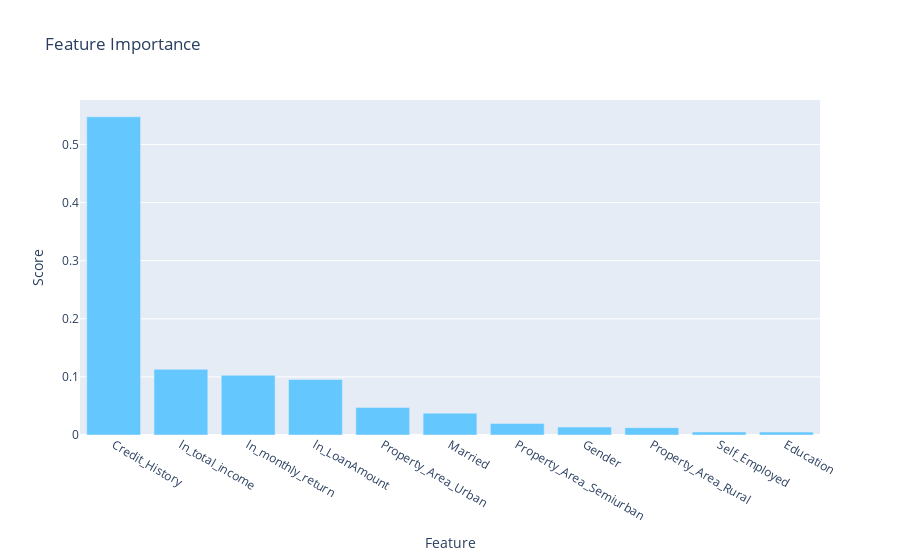

Notebook code for this chart:
### Code cell
# display results with plotly
trace0 = go.Bar(x= fi_df.index,
                y= fi_df['fi'].values,
                marker=dict(color='rgb(100,200,300)'))

# now the layout
layout=go.Layout(title='Feature Importance',
                   xaxis= dict(title='Feature'),
                   yaxis=dict(title='Score'))
# bind using go.Figure
fig = go.Figure(data=[trace0], layout=layout)
fig

### Figure 1 — Plotly figure (JSON) as saved in the notebook; plotly's stock layout.template omitted (floating-point values rounded to 4 significant figures)
{"data": [{"marker": {"color": "rgb(100,200,300)"}, "type": "bar", "x": ["Credit_History", "ln_total_income", "ln_monthly_return", "ln_LoanAmount", "Property_Area_Urban", "Married", "Property_Area_Semiurban", "Gender", "Property_Area_Rural", "Self_Employed", "Education"], "y": [0.5477, 0.1131, 0.1027, 0.09546, 0.04724, 0.03763, 0.01967, 0.01363, 0.01269, 0.005214, 0.004953]}], "layout": {"autosize": true, "title": {"text": "Feature Importance"}, "xaxis": {"autorange": true, "range": [-0.5, 10.5], "title": {"text": "Feature"}, "type": "category"}, "yaxis": {"autorange": true, "range": [0, 0.5766], "title": {"text": "Score"}, "type": "linear"}}}
